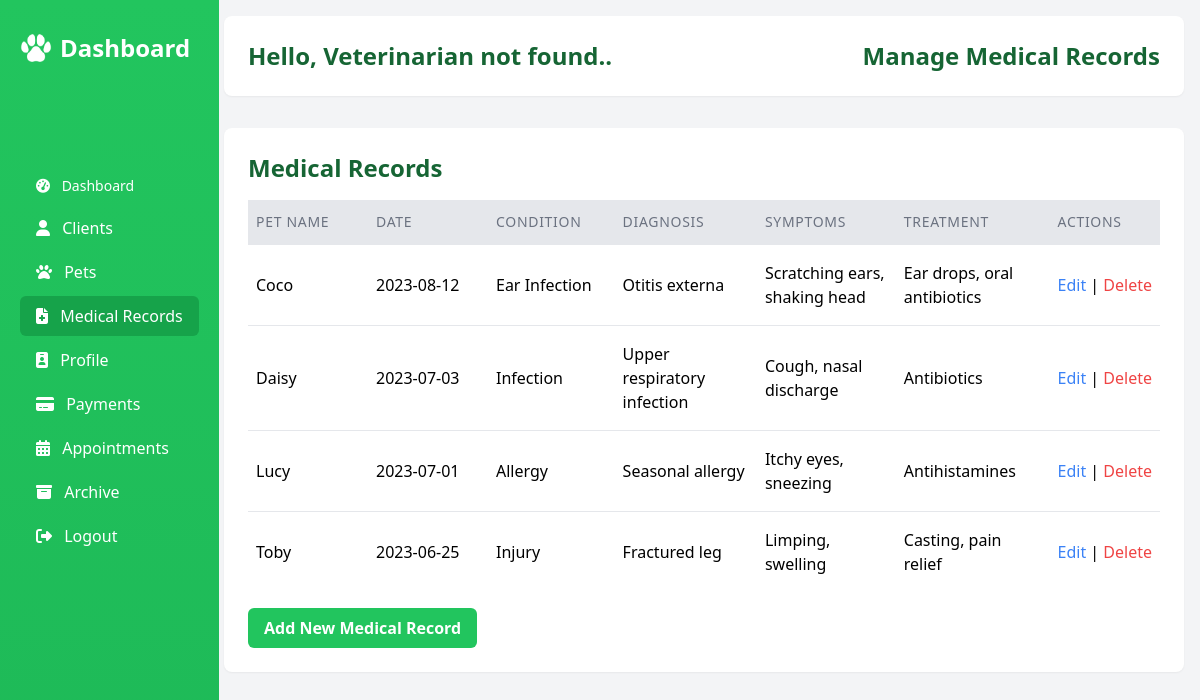
/medical_records.php (signed in), run on the app's committed database.
### tables this page shows
CREATE TABLE Medical_Records (
    record_id INT PRIMARY KEY AUTO_INCREMENT,
    pet_id INT,
    date DATE,
    medical_condition TEXT,
    medical_diagnosis TEXT,
    medical_symptoms TEXT,
    medical_treatment TEXT,
    FOREIGN KEY (pet_id) REFERENCES Pet(pet_id)
);

CREATE TABLE Pet (
    pet_id INT PRIMARY KEY AUTO_INCREMENT,
    pet_name VARCHAR(100),
    pet_sex VARCHAR(10),
    pet_weight DECIMAL(5,2),
    pet_breed VARCHAR(50),
    pet_birth_date DATE,
    client_id INT,
    FOREIGN KEY (client_id) REFERENCES Client(client_id)
);

### medical_records.php (the view, shortened to what this page needs)
<?php
require_once 'db.php';
$stmt = $pdo->prepare("SELECT Medical_Records.record_id, Pet.pet_name, Medical_Records.date, Medical_Records.medical_condition, Medical_Records.medical_diagnosis, Medical_Records.medical_symptoms, Medical_Records.medical_treatment FROM Medical_Records JOIN Pet ON Medical_Records.pet_id = Pet.pet_id ORDER BY Medical_Records.date DESC");
$stmt->execute();
$records = $stmt->fetchAll();
?>
<!DOCTYPE html>
<html lang="en">
<head>
    <link rel="stylesheet" href="Assets/FontAwsome/css/all.min.css">
    <script src="https://cdn.tailwindcss.com"></script>
</head>
<body class="bg-gray-100 flex">
    <div id="sidebar" class="fixed inset-y-0 left-0 w-50 bg-gradient-to-b from-green-500 to-green-600 text-white p-5 transform -translate-x-full lg:translate-x-0 transition-transform duration-300 ease-in-out z-40">
        <div class="flex items-center justify-between mb-6">
            <h2 class="text-xl lg:text-2xl lg:mt-3 font-semibold mb-6 flex items-center gap-2 lg:mt-0">
                <img src="image/MainIconWhite.png" alt="Dashboard" class="w-6 lg:w-8">
                <span class="md:inline">Dashboard</span>
            </h2>
        </div>
        <nav class="mt-8 lg:mt-20">
            <a href="dashboard.php" class="block text-md lg:text-sm text-white hover:bg-green-600 px-4 py-2 mb-1 rounded-md">
                <i class="fas fa-tachometer-alt mr-2"></i>
                <span class="md:inline">Dashboard</span>
            </a>
            <a href="clients.php" class="block text-md lg:text-md text-white hover:bg-green-600 px-4 py-2 mb-1 rounded-md">
                <i class="fas fa-user mr-2"></i>
                <span class="md:inline">Clients</span>
            </a>
            <a href="pets.php" class="block text-md lg:text-md text-white hover:bg-green-600 px-4 py-2 mb-1 rounded-md">
                <i class="fas fa-paw mr-2"></i>
                <span class="md:inline">Pets</span>
            </a>
            <a href="medical_records.php" class="block text-md lg:text-md text-white bg-green-600 px-4 py-2 mb-1 rounded-md">
                <i class="fas fa-file-medical mr-2"></i>
                <span class="md:inline">Medical Records</span>
            </a>
            <a href="profile.php" class="block text-md lg:text-md text-white hover:bg-green-600 px-4 py-2 mb-1 rounded-md">
                <i class="fas fa-id-badge mr-2"></i>
                <span class="md:inline">Profile</span>
            </a>
            <a href="payment_methods.php" class="block text-md lg:text-md text-white hover:bg-green-600 px-4 py-2 mb-1 rounded-md">
                <i class="fas fa-credit-card mr-2"></i>
                <span class="md:inline">Payments</span>
            </a>
            <a href="appointments.php" class="block text-md lg:text-md text-white hover:bg-green-600 px-4 py-2 mb-1 rounded-md">
                <i class="fas fa-calendar-days mr-2"></i>
                <span class="md:inline">Appointments</span>
            </a>
            <a href="archive.php" class="block text-md lg:text-md text-white hover:bg-green-600 px-4 py-2 mb-1 rounded-md">
                <i class="fa-solid fa-box-archive mr-2"></i>
                <span class="md:inline">Archive</span>
            </a>
            <a href="#" onclick="confirmLogout(event)" class="block text-md lg:text-md text-white hover:bg-green-600 px-4 py-2 mb-1 rounded-md">
                <i class="fas fa-sign-out-alt mr-2"></i>
                <span class="md:inline">Logout</span>
            </a>
        </nav>
    </div>
    <div class="ml-0 lg:ml-52 p-4 pt-16 lg:pt-4 w-full">
        <header class="bg-white rounded-lg text-green-800 py-4 shadow-sm mb-6 lg:mb-8 p-4 lg:p-6">
            <div class="flex flex-col sm:flex-row justify-between items-start sm:items-center gap-4">
                <h1 class="text-lg sm:text-xl lg:text-2xl font-bold">
                    Hello,
                    <?php
                    $stmt = $pdo->prepare("SELECT vet_name FROM veterinarian WHERE vet_id=?");
                    $stmt->execute([$_SESSION['vet_id']]);
                    $user = $stmt->fetch();
                    echo $user ? htmlspecialchars($user['vet_name']) : "Veterinarian not found.";
                    ?>.
                </h1>
                <h1 class="text-lg sm:text-xl lg:text-2xl font-bold">Manage Medical Records</h1>
            </div>
        </header>
        <main class="bg-white p-4 lg:p-6 rounded-lg shadow-sm">
            <h2 class="text-lg sm:text-xl lg:text-2xl font-semibold text-green-800 mb-4">Medical Records</h2>
            <?php if (count($records) > 0): ?>
                <div class="overflow-x-auto">
                    <div class="max-h-96 overflow-y-auto">
                        <table class="min-w-full divide-y divide-gray-200">
                            <thead class="bg-gray-50 sticky top-0 z-2">
                                <tr class="border-b bg-gray-200">
                                    <th class="px-2 py-3 text-left text-xs sm:text-sm font-medium text-gray-500 uppercase tracking-wider min-w-[120px] whitespace-nowrap overflow-hidden truncate">Pet Name</th>
                                    <th class="px-2 py-3 text-left text-xs sm:text-sm font-medium text-gray-500 uppercase tracking-wider min-w-[120px] whitespace-nowrap overflow-hidden truncate">Date</th>
                                    <th class="px-2 py-3 text-left text-xs sm:text-sm font-medium text-gray-500 uppercase tracking-wider min-w-[120px] whitespace-nowrap overflow-hidden truncate">Condition</th>
                                    <th class="px-2 py-3 text-left text-xs sm:text-sm font-medium text-gray-500 uppercase tracking-wider min-w-[120px] whitespace-nowrap overflow-hidden truncate">Diagnosis</th>
                                    <th class="px-2 py-3 text-left text-xs sm:text-sm font-medium text-gray-500 uppercase tracking-wider min-w-[120px] whitespace-nowrap overflow-hidden truncate">Symptoms</th>
                                    <th class="px-2 py-3 text-left text-xs sm:text-sm font-medium text-gray-500 uppercase tracking-wider min-w-[120px] whitespace-nowrap overflow-hidden truncate">Treatment</th>
                                    <th class="px-2 py-3 text-left text-xs sm:text-sm font-medium text-gray-500 uppercase tracking-wider min-w-[100px] whitespace-nowrap overflow-hidden truncate">Actions</th>
                                </tr>
                            </thead>
                            <tbody class="bg-white divide-y divide-gray-200">
                                <?php foreach ($records as $record): ?>
                                    <tr class="hover:bg-gray-50">
                                        <td class="px-2 py-4 whitespace-nowrap text-sm sm:text-base"><?= htmlspecialchars($record['pet_name']) ?></td>
                                        <td class="px-2 py-4 whitespace-nowrap text-sm sm:text-base"><?= htmlspecialchars($record['date']) ?></td>
                                        <td class="px-2 py-4 text-sm sm:text-base"><?= htmlspecialchars($record['medical_condition']) ?></td>
                                        <td class="px-2 py-4 text-sm sm:text-base"><?= htmlspecialchars($record['medical_diagnosis']) ?></td>
                                        <td class="px-2 py-4 text-sm sm:text-base"><?= htmlspecialchars($record['medical_symptoms']) ?></td>
                                        <td class="px-2 py-4 text-sm sm:text-base"><?= htmlspecialchars($record['medical_treatment']) ?></td>
                                        <td class="px-2 py-4 whitespace-nowrap text-sm sm:text-base">
                                            <a href="?edit_record_id=<?= $record['record_id'] ?>" class="text-blue-500 hover:underline">Edit</a> |
                                            <a href="?delete_record_id=<?= $record['record_id'] ?>" onclick="return confirm('Delete this record?')" class="text-red-500 hover:underline">Delete</a>
                                        </td>
                                    </tr>
                                <?php endforeach; ?>
                            </tbody>
                        </table>
                    </div>
                </div>
            <?php else: ?>
                <p class="text-sm sm:text-base text-gray-700 text-center">No medical records added yet.</p>
            <?php endif; ?>
            <button onclick="showRecordModal('add')" class="mt-6 bg-green-500 text-white px-4 py-2 rounded-md hover:bg-green-600 text-sm sm:text-base font-semibold duration-200">
                Add New Medical Record
            </button>
        </main>
    </div>
</body>
</html>

### data on the page
medical_records: pet.pet_name "Coco", date "2023-08-12", medical_condition "Ear Infection", medical_diagnosis "Otitis externa", medical_symptoms "Scratching ears, shaking head", medical_treatment "Ear drops, oral antibiotics"
medical_records: pet.pet_name "Daisy", date "2023-07-03", medical_condition "Infection", medical_diagnosis "Upper respiratory infection", medical_symptoms "Cough, nasal discharge", medical_treatment "Antibiotics"
medical_records: pet.pet_name "Lucy", date "2023-07-01", medical_condition "Allergy", medical_diagnosis "Seasonal allergy", medical_symptoms "Itchy eyes, sneezing", medical_treatment "Antihistamines"
medical_records: pet.pet_name "Toby", date "2023-06-25", medical_condition "Injury", medical_diagnosis "Fractured leg", medical_symptoms "Limping, swelling", medical_treatment "Casting, pain relief"
